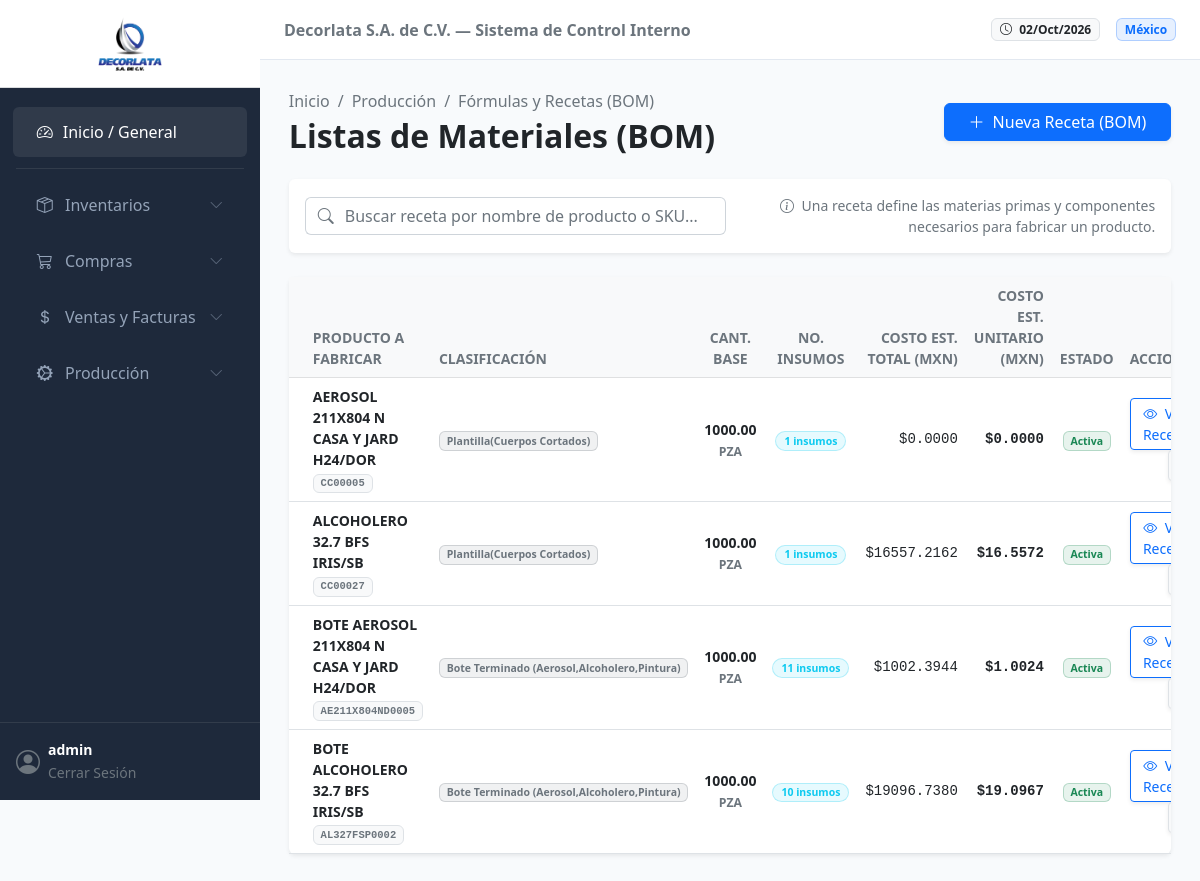
/produccion/boms/ (signed in), run on the app's committed database.
### produccion/models.py (models this page shows, shortened)
class ListaMaterialesBOM(models.Model):
    producto_terminado = models.OneToOneField(
        Producto,
        on_delete=models.CASCADE,
        related_name='receta_bom',
        verbose_name="Producto a Fabricar"
    )
    cantidad_base = models.DecimalField(
        max_digits=12,
        decimal_places=4,
        default=Decimal('1.0000'),
        validators=[MinValueValidator(Decimal('0.0001'))],
        verbose_name="Cantidad Base de Fabricación",
        help_text="Ej: 1 para 1 pza, 1000 para un millar de botes"
    )
    descripcion_proceso = models.TextField(
        blank=True,
        null=True,
        verbose_name="Instrucciones y Ruta de Manufactura"
    )
    activo = models.BooleanField(
        default=True,
        verbose_name="Receta Activa"
    )
    fecha_creacion = models.DateTimeField(default=timezone.now)
    fecha_actualizacion = models.DateTimeField(auto_now=True)
    class Meta:
        verbose_name = "Lista de Materiales (BOM)"
        verbose_name_plural = "Listas de Materiales (BOM)"
        ordering = ['producto_terminado__nombre']
    @property
    def costo_estimado_total_mxn(self):
        total = Decimal('0.000000')
        for insumo in self.insumos.select_related('materia_prima'):
            total += insumo.costo_estimado_linea_mxn
        return round(total, 6)
    @property
    def costo_estimado_unitario_mxn(self):
        if self.cantidad_base and self.cantidad_base > Decimal('0'):
            return round(self.costo_estimado_total_mxn / self.cantidad_base, 6)
        return Decimal('0.000000')

class InsumoBOM(models.Model):
    bom = models.ForeignKey(
        ListaMaterialesBOM,
        on_delete=models.CASCADE,
        related_name='insumos',
        verbose_name="Receta BOM"
    )
    materia_prima = models.ForeignKey(
        Producto,
        on_delete=models.PROTECT,
        related_name='usado_como_insumo',
        verbose_name="Materia Prima / Insumo"
    )
    cantidad_requerida = models.DecimalField(
        max_digits=14,
        decimal_places=6,
        validators=[MinValueValidator(Decimal('0.000001'))],
        verbose_name="Cantidad Requerida"
    )
    porcentaje_merma = models.DecimalField(
        max_digits=5,
        decimal_places=2,
        default=Decimal('0.00'),
        validators=[MinValueValidator(Decimal('0.00'))],
        verbose_name="% Merma / Scrap Esperado",
        help_text="Porcentaje adicional contemplado por mermas del proceso"
    )
    class Meta:
        verbose_name = "Insumo de Receta"
        verbose_name_plural = "Insumos de Receta"
        unique_together = ('bom', 'materia_prima')
    @property
    def cantidad_con_merma(self):
        factor = Decimal('1.00') + (self.porcentaje_merma / Decimal('100.00'))
        return round(self.cantidad_requerida * factor, 6)
    @property
    def costo_estimado_linea_mxn(self):
        costo_unitario = self.materia_prima.costo_promedio_mxn or Decimal('0.000000')
        return round(self.cantidad_con_merma * costo_unitario, 6)

### inventario/models.py (models this page shows, shortened)
class Producto(models.Model):
    MATERIA_PRIMA = 'MP'
    COMPONENTE = 'CP'
    PRODUCTO_TERMINADO = 'PT'
    HOJALATA_ROLLO = 'HR'
    HOJA_LITOGRAFIADA = 'HL'
    HOJA_CORTADA = 'HC'
    PLANTILLA = 'CC'
    TIPO_PRODUCTO_CHOICES = [
        (MATERIA_PRIMA, 'Materia Prima (Materiales de Empaque/Cobre/Bzniz)'),
        (COMPONENTE, 'Componente (Conos/Fondos/Boq./Válvulas)'),
        (PRODUCTO_TERMINADO, 'Bote Terminado (Aerosol,Alcoholero,Pintura)'),
        (HOJALATA_ROLLO, 'Hojalata Rollo'),
        (HOJA_LITOGRAFIADA, 'Hoja (Litografiada / Barnizada)'),
        (HOJA_CORTADA, 'Hoja Cortada Plain'),
        (PLANTILLA, 'Plantilla(Cuerpos Cortados)'),
    ]
    nombre = models.CharField(max_length=255)
    sku = models.CharField(max_length=50, unique=True, help_text="Ej: AE-001 (Aerosol) o MP-BAR-EPO (Barniz)")
    descripcion = models.TextField(blank=True, null=True)
    tipo = models.CharField(max_length=2, choices=TIPO_PRODUCTO_CHOICES, default=PRODUCTO_TERMINADO)
    unidad_medida = models.ForeignKey(UnidadMedida, on_delete=models.PROTECT, help_text="Ej: Pza, Kg")
    moneda_base_costo = models.ForeignKey(
        Moneda, on_delete=models.PROTECT, related_name='productos_costo', help_text="Moneda en la que se rastrea el costo promedio"
    )
    moneda_base_venta = models.ForeignKey(
        Moneda, on_delete=models.PROTECT, related_name='productos_venta', help_text="Moneda de referencia para precios de venta"
    )
    costo_promedio_mxn = models.DecimalField(
        max_digits=18, decimal_places=6, default=Decimal('0.000000'), help_text="Costo promedio unitario en MXN para contabilidad"
    )
    class Meta:
        verbose_name = "Producto"
        verbose_name_plural = "Catálogo de Productos"

class UnidadMedida(models.Model):
    codigo = models.CharField(max_length=10, unique=True)
    nombre = models.CharField(max_length=50)
    class Meta:
        verbose_name = "Unidad de Medida"
        verbose_name_plural = "Unidades de Medida"

### produccion/views.py (the view)
# urls.py: path('boms/', views.boms_catalogo_view, name='lista_boms'),
@login_required
def boms_catalogo_view(request):
    query = request.GET.get('q', '').strip()
    boms = ListaMaterialesBOM.objects.select_related(
        'producto_terminado', 'producto_terminado__unidad_medida'
    ).prefetch_related(
        'insumos__materia_prima', 'insumos__materia_prima__unidad_medida'
    ).all()
    if query:
        boms = boms.filter(
            Q(producto_terminado__nombre__icontains=query) |
            Q(producto_terminado__sku__icontains=query)
        )
    if request.headers.get('HX-Request') and not request.headers.get('HX-Target') == 'main-content':
        return render(request, 'produccion/partials/_tabla_boms.html', {'boms': boms})
    return render(request, 'produccion/boms_catalogo.html', {'boms': boms, 'query': query})

### produccion/templates/produccion/boms_catalogo.html (shortened to what this page needs)
{% extends 'general/base.html' %}
{% load static %}
{% block content %}
<div class="d-flex justify-content-between align-items-center mb-4 flex-wrap gap-3">
    <div>
        <nav aria-label="breadcrumb">
            <ol class="breadcrumb mb-1 small">
                <li class="breadcrumb-item"><a href="{% url 'general:dashboard' %}" class="text-decoration-none text-muted">Inicio</a></li>
                <li class="breadcrumb-item"><a href="#" class="text-decoration-none text-muted">Producción</a></li>
                <li class="breadcrumb-item active" aria-current="page">Fórmulas y Recetas (BOM)</li>
            </ol>
        </nav>
        <h2 class="fw-bold text-dark mb-0">Listas de Materiales (BOM)</h2>
    </div>
    <div>
        <button class="btn btn-primary px-4 shadow-sm"
                hx-get="{% url 'produccion:crear_bom' %}"
                hx-target="#offcanvas-content"
                data-bs-toggle="offcanvas"
                data-bs-target="#offcanvasBOM">
            <i class="bi bi-plus-lg me-2"></i>Nueva Receta (BOM)
        </button>
    </div>
</div>
<div class="card border-0 shadow-sm mb-4">
    <div class="card-body p-3">
        <div class="row g-2 align-items-center">
            <div class="col-md-6">
                <div class="input-group">
                    <span class="input-group-text bg-white border-end-0 text-muted"><i class="bi bi-search"></i></span>
                    <input type="text"
                           class="form-control border-start-0 ps-0"
                           placeholder="Buscar receta por nombre de producto o SKU..."
                           name="q"
                           value="{{ query }}"
                           hx-get="{% url 'produccion:lista_boms' %}"
                           hx-trigger="keyup changed delay:350ms"
                           hx-target="#tabla-boms-container">
                </div>
            </div>
            <div class="col-md-6 text-md-end text-muted small">
                <i class="bi bi-info-circle me-1"></i> Una receta define las materias primas y componentes necesarios para fabricar un producto.
            </div>
        </div>
    </div>
</div>
<div class="card border-0 shadow-sm"
     id="tabla-boms-container"
     hx-get="{% url 'produccion:lista_boms' %}"
     hx-trigger="bomGuardado from:body">
    {% include 'produccion/partials/_tabla_boms.html' %}
</div>
{% endblock %}

### general/templates/general/base.html (shortened to what this page needs)
{% load static %}
<!DOCTYPE html>
<html lang="es">
<head>
    <link href="https://cdn.jsdelivr.net/npm/bootstrap@5.2.3/dist/css/bootstrap.min.css" rel="stylesheet">
    <link rel="stylesheet" href="https://cdn.jsdelivr.net/npm/bootstrap-icons@1.10.5/font/bootstrap-icons.css">
</head>
<body hx-headers='{"X-CSRFToken": "{{ csrf_token }}"}'>
    <nav class="sidebar d-flex flex-column" id="sidebarMenu">
        <div class="p-3 text-center border-bottom border-secondary border-opacity-25 bg-white">
            <img src="{% static 'general/img/logo_decorlata.png' %}" alt="Decorlata" class="img-fluid" style="max-height: 55px; width: auto;">
        </div>
        <div class="nav flex-column mt-3 flex-grow-1">
            <a href="{% url 'general:dashboard' %}" class="nav-link active">
                <i class="bi bi-speedometer2"></i> Inicio / General
            </a>
            <hr class="text-secondary mx-3 my-2 opacity-25">
            <a href="#submenuInventario" data-bs-toggle="collapse" class="nav-link d-flex justify-content-between align-items-center" aria-expanded="false">
                <span><i class="bi bi-box-seam me-2"></i> Inventarios</span>
                <i class="bi bi-chevron-down small opacity-50"></i>
            </a>
            <a href="#submenuCompras" data-bs-toggle="collapse" class="nav-link d-flex justify-content-between align-items-center" aria-expanded="false">
                <span><i class="bi bi-cart3 me-2"></i> Compras</span>
                <i class="bi bi-chevron-down small opacity-50"></i>
            </a>
            <a href="#submenuVentas" data-bs-toggle="collapse" class="nav-link d-flex justify-content-between align-items-center" aria-expanded="false">
                <span><i class="bi bi-currency-dollar me-2"></i> Ventas y Facturas</span>
                <i class="bi bi-chevron-down small opacity-50"></i>
            </a>
            <a href="#submenuProduccion" data-bs-toggle="collapse" class="nav-link d-flex justify-content-between align-items-center" aria-expanded="false">
                <span><i class="bi bi-gear-wide-connected me-2"></i> Producción</span>
                <i class="bi bi-chevron-down small opacity-50"></i>
            </a>
        </div>
        <div class="p-3 border-top border-secondary border-opacity-25">
            <div class="d-flex align-items-center text-white">
                <i class="bi bi-person-circle fs-4 me-2 text-muted"></i>
                <div class="overflow-hidden">
                    <p class="mb-0 small fw-bold text-truncate">{{ user.username }}</p>
                    <a href="/admin/logout/" class="text-decoration-none text-muted small">Cerrar Sesión</a>
                </div>
            </div>
        </div>
    </nav>
    <div class="main-wrapper">
        <header class="top-navbar d-flex align-items-center justify-content-between px-4">
            <div class="d-flex align-items-center gap-3">
                <span class="text-secondary fw-semibold d-none d-lg-inline">Decorlata S.A. de C.V. — Sistema de Control Interno</span>
            </div>
            <div class="ms-auto d-flex align-items-center gap-3">
                <span class="badge bg-light text-dark border"><i class="bi bi-clock me-1"></i> {% now "d/M/Y" %}</span>
                <span class="badge bg-primary bg-opacity-10 text-primary border border-primary border-opacity-25">México</span>
            </div>
        </header>
        <main class="content-container" id="main-content">
            {% block content %}{% endblock %}
        </main>
    </div>
</body>
</html>

### produccion/templates/produccion/partials/_tabla_boms.html (shortened to what this page needs)
<div class="table-responsive">
    <table class="table table-hover align-middle mb-0">
        <thead class="table-light text-muted small text-uppercase">
            <tr>
                <th class="ps-4">Producto a Fabricar</th>
                <th>Clasificación</th>
                <th class="text-center">Cant. Base</th>
                <th class="text-center">No. Insumos</th>
                <th class="text-end">Costo Est. Total (MXN)</th>
                <th class="text-end">Costo Est. Unitario (MXN)</th>
                <th class="text-center">Estado</th>
                <th class="text-end pe-4">Acciones</th>
            </tr>
        </thead>
        <tbody class="text-secondary small">
            {% for bom in boms %}
            <tr>
                <td class="ps-4">
                    <span class="fw-bold text-dark d-block">{{ bom.producto_terminado.nombre }}</span>
                    <span class="badge bg-light text-secondary border font-monospace">{{ bom.producto_terminado.sku }}</span>
                </td>
                <td>
                    <span class="badge bg-secondary bg-opacity-10 text-secondary border border-secondary border-opacity-25">
                        {{ bom.producto_terminado.get_tipo_display }}
                    </span>
                </td>
                <td class="text-center fw-semibold text-dark">
                    {{ bom.cantidad_base|floatformat:2 }} <small class="text-muted">{{ bom.producto_terminado.unidad_medida.codigo }}</small>
                </td>
                <td class="text-center">
                    <span class="badge rounded-pill bg-info bg-opacity-10 text-info border border-info border-opacity-25 px-2">
                        {{ bom.insumos.count }} insumos
                    </span>
                </td>
                <td class="text-end text-dark font-monospace">
                    ${{ bom.costo_estimado_total_mxn|floatformat:4 }}
                </td>
                <td class="text-end fw-bold text-dark font-monospace">
                    ${{ bom.costo_estimado_unitario_mxn|floatformat:4 }}
                </td>
                <td class="text-center">
                    {% if bom.activo %}
                        <span class="badge bg-success bg-opacity-10 text-success border border-success border-opacity-25">Activa</span>
                    {% else %}
                        <span class="badge bg-secondary bg-opacity-10 text-muted border">Inactiva</span>
                    {% endif %}
                </td>
                <td class="text-end pe-4">
                    <a href="{% url 'produccion:detalle_bom' bom.id %}" class="btn btn-sm btn-outline-primary shadow-sm" title="Ver Receta y Gestionar Insumos">
                        <i class="bi bi-eye me-1"></i> Ver Receta
                    </a>
                    <button class="btn btn-sm btn-light border shadow-sm ms-1"
                            title="Editar Datos Generales"
                            hx-get="{% url 'produccion:editar_bom' bom.id %}"
                            hx-target="#offcanvas-content"
                            data-bs-toggle="offcanvas"
                            data-bs-target="#offcanvasBOM">
                    </button>
                </td>
            </tr>
            {% endfor %}
        </tbody>
    </table>
</div>

### general/templates/general/base.html (style rules this page uses)
:root { --sidebar-width: 260px; --primary-dark: #1e293b; --bg-light: #f8fafc; }
body { background-color: var(--bg-light); font-family: system-ui, -apple-system, sans-serif; overflow-x: hidden; }
.sidebar { width: var(--sidebar-width); height: 100vh; position: fixed; top: 0; left: 0; background-color: var(--primary-dark); z-index: 1000; transition: all 0.3s; }
.sidebar .nav-link { color: #94a3b8; padding: 0.8rem 1.5rem; display: flex; align-items: center; gap: 10px; border-radius: 0.375rem; margin: 0.2rem 0.8rem; }
.sidebar .nav-link:hover, .sidebar .nav-link.active { color: #fff; background-color: rgba(255, 255, 255, 0.08); }
.main-wrapper { margin-left: var(--sidebar-width); min-height: 100vh; display: flex; flex-direction: column; }
.top-navbar { background-color: #fff; border-bottom: 1px solid #e2e8f0; height: 60px; }
.content-container { padding: 1.8rem; flex-grow: 1; }

### data on the page
ListaMaterialesBOM: producto_terminado.nombre "AEROSOL 211X804 N CASA Y JARD H24/DOR", producto_terminado.sku "CC00005", producto_terminado.tipo "Plantilla(Cuerpos Cortados)", cantidad_base "1000.00", producto_terminado.unidad_medida.codigo "PZA", insumos.count "1", costo_estimado_total_mxn "0.0000", costo_estimado_unitario_mxn "0.0000", activo "Activa"
ListaMaterialesBOM: producto_terminado.nombre "ALCOHOLERO 32.7 BFS IRIS/SB", producto_terminado.sku "CC00027", producto_terminado.tipo "Plantilla(Cuerpos Cortados)", cantidad_base "1000.00", producto_terminado.unidad_medida.codigo "PZA", insumos.count "1", costo_estimado_total_mxn "16557.2162", costo_estimado_unitario_mxn "16.5572", activo "Activa"
ListaMaterialesBOM: producto_terminado.nombre "BOTE AEROSOL 211X804 N CASA Y JARD H24/DOR", producto_terminado.sku "AE211X804ND0005", producto_terminado.tipo "Bote Terminado (Aerosol,Alcoholero,Pintura)", cantidad_base "1000.00", producto_terminado.unidad_medida.codigo "PZA", insumos.count "11", costo_estimado_total_mxn "1002.3944", costo_estimado_unitario_mxn "1.0024", activo "Activa"
ListaMaterialesBOM: producto_terminado.nombre "BOTE ALCOHOLERO 32.7 BFS IRIS/SB", producto_terminado.sku "AL327FSP0002", producto_terminado.tipo "Bote Terminado (Aerosol,Alcoholero,Pintura)", cantidad_base "1000.00", producto_terminado.unidad_medida.codigo "PZA", insumos.count "10", costo_estimado_total_mxn "19096.7380", costo_estimado_unitario_mxn "19.0967", activo "Activa"

### other printed values
{{ user.username }} "admin"
